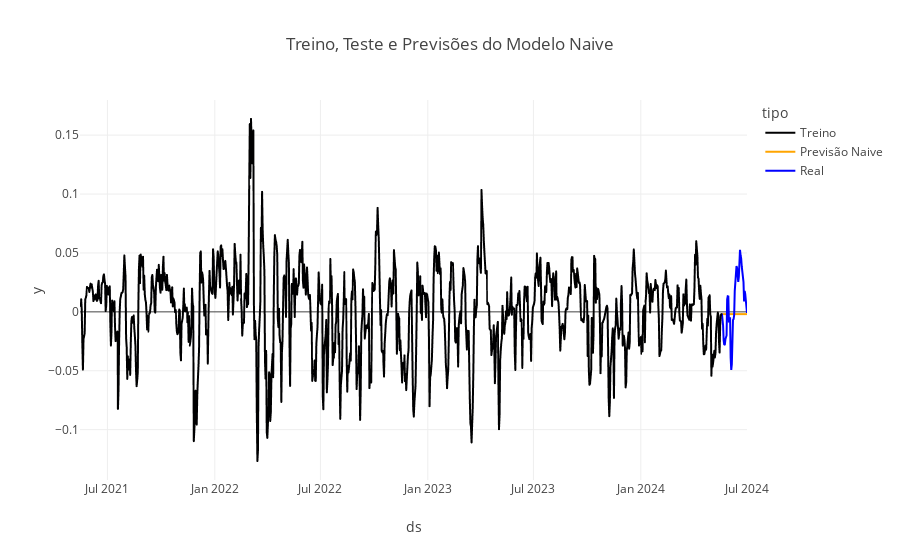

The cell this chart's notebook holds for it:
### Code cell
plot_forecast('Naive', treino, forecast_df1)
